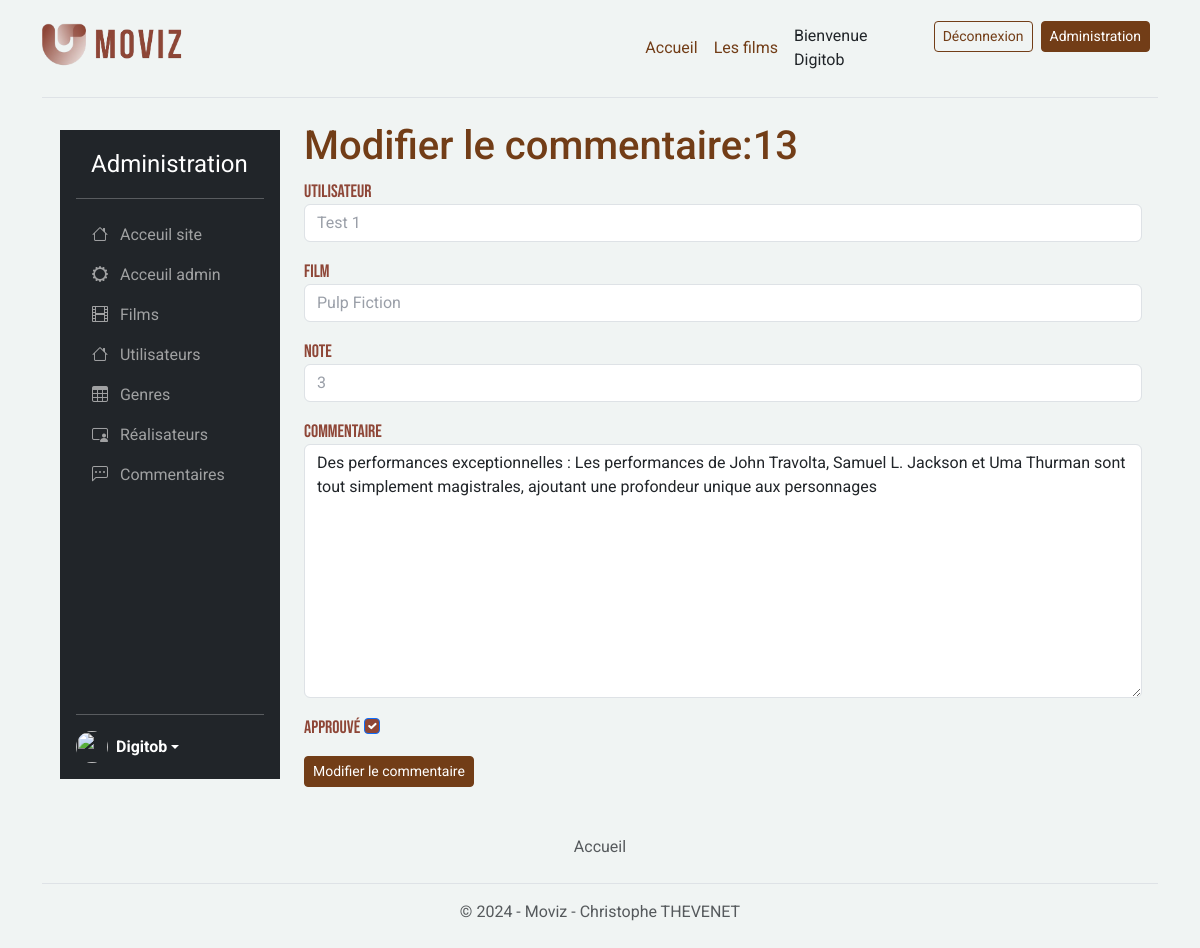
Screenshot of /index.php?controller=admin&action=review&id=28 (signed in) with the database file from the repository.
### tables this page shows
CREATE TABLE `user` (
  `id` int(11) NOT NULL,
  `email` varchar(180) NOT NULL,
  `password` varchar(255) NOT NULL,
  `nickname` varchar(255) NOT NULL,
  `roles` varchar(255) NOT NULL,
  `created_at` datetime DEFAULT NULL
);

CREATE TABLE `movie` (
  `id` int(11) NOT NULL,
  `name` varchar(255) NOT NULL,
  `release_year` datetime NOT NULL,
  `synopsys` longtext NOT NULL,
  `duration` time DEFAULT NULL,
  `image_name` varchar(255) DEFAULT NULL,
  `image_size` int(11) DEFAULT NULL,
  `updated_at` datetime DEFAULT NULL COMMENT '(DC2Type:datetime_immutable)'
);

CREATE TABLE `review` (
  `id` int(11) NOT NULL,
  `user_id` int(11) NOT NULL,
  `movie_id` int(11) NOT NULL,
  `rate` smallint(6) NOT NULL,
  `review` longtext DEFAULT NULL,
  `created_at` datetime DEFAULT NULL,
  `approuved` tinyint(1) NOT NULL
);

### index.php (called while the page is built, shortened)
<?php
$controller = new Controller();
$controller->route();

### App/Db/Mysql.php (called while the page is built, shortened)
<?php
class Mysql
{
    private $db_name;
    private $db_user;
    private $db_password;
    private $db_port;
    private $db_host;
    private $pdo = null;
    private static $_instance = null;
    private function __construct()
    {
        if (_DB_PORT_ !== null) {
            $this->db_port = _DB_PORT_;
        }
        if  (_DB_HOST_ !== null) {
            $this->db_host = _DB_HOST_;
        }
    }
    public static function getInstance():self
    {
        if (is_null(self::$_instance)) {
            self::$_instance = new Mysql();
        }
        return self::$_instance;
    }
    public function getPDO():\PDO
    {
        if (is_null($this->pdo)) {
            $this->pdo = new \PDO('mysql:dbname=' . $this->db_name . ';charset=utf8;host=' . $this->db_host.':'.$this->db_port, $this->db_user, $this->db_password);
        }
        return $this->pdo;
    }
}

### App/Repository/Repository.php (called while the page is built, shortened)
<?php
class Repository
{
    public function __construct()
    {
        $mysql = Mysql::getInstance();
        $this->pdo = $mysql->getPDO();
    }
}

### App/Repository/ReviewRepository.php (called while the page is built, shortened)
<?php
class ReviewRepository extends Repository
{
    public function findOneById(int $id)
    {
        $query = $this->pdo->prepare("SELECT * FROM review WHERE id = :id");
        $query->bindParam(':id', $id, $this->pdo::PARAM_INT);
        $query->execute();
        $review = $query->fetch($this->pdo::FETCH_ASSOC);
        if ($review) {
            return Review::createAndHydrate($review);
        } else {
            return false;
        }
    }
}

### App/Entity/Entity.php (called while the page is built, shortened)
<?php
class Entity
{
    public static function createAndHydrate(array $data): static
    {
        $entity = new static();
        $entity->hydrate($data);
        return $entity;
    }
    public function hydrate(array $data)
    {
        if (count($data) > 0) {
            foreach ($data as $key => $value) {
                $methodName = 'set' . StringTools::toPascalCase($key);
            }
        }
    }
}

### App/Tools/StringTools.php (called while the page is built, shortened)
<?php
class StringTools
{
    public static function toCamelCase(string $value, $pascalCase = false): string
    {
        $value = ucwords(str_replace(array('-', '_'), ' ', $value));
        $value = str_replace(' ', '', $value);
        if ($pascalCase === false) {
            return lcfirst($value);
        } else {
            return $value;
        }
    }
    public static function toPascalCase(string $value): string
    {
        return self::toCamelCase($value, true);
    }
}

### App/Entity/Review.php (called while the page is built, shortened)
<?php
class Review extends Entity
{
    protected ?int $id = null;
    protected ?int $userId = null;
    protected ?int $movieId = null;
    protected ?int $rate = null;
    protected ?string $review = '';
    protected ?int $approuved = 0;
    public function getId(): ?int
    {
        return $this->id;
    }
    public function setId(?int $id): self
    {
        $this->id = $id;
        return $this;
    }
    public function getUserId(): ?int
    {
        return $this->userId;
    }
    public function setUserId(?int $userId): self
    {
        $this->userId = $userId;
        return $this;
    }
    public function getMovieId(): ?int
    {
        return $this->movieId;
    }
    public function setMovieId(?int $movieId): self
    {
        $this->movieId = $movieId;
        return $this;
    }
    public function getRate(): ?int
    {
        return $this->rate;
    }
    public function setRate(?int $rate): self
    {
        $this->rate = $rate;
        return $this;
    }
    public function getReview(): ?string
    {
        return $this->review;
    }
    public function setReview(?string $review): self
    {
        $this->review = $review;
        return $this;
    }
    public function setCreatedAt(?string $createdAt): self
    {
        return $this;
    }
    public function getApprouved(): ?int
    {
        return $this->approuved;
    }
    public function setApprouved(?int $approuved): self
    {
        $this->approuved = $approuved;
        return $this;
    }
}

### App/Repository/UserRepository.php (called while the page is built, shortened)
<?php
class UserRepository extends Repository
{
    public function findOneById(int $id)
    {
        $query = $this->pdo->prepare("SELECT * FROM user WHERE id = :id");
        $query->bindParam(':id', $id, $this->pdo::PARAM_INT);
        $query->execute();
        $user = $query->fetch($this->pdo::FETCH_ASSOC);
        if ($user) {
            return User::createAndHydrate($user);
        } else {
            return false;
        }
    }
}

### App/Entity/User.php (called while the page is built, shortened)
<?php
class User extends Entity
{
    public function setId(?int $id): self
    {
        return $this;
    }
    public function setEmail(?string $email): self
    {
        return $this;
    }
    public function setPassword(?string $password): self
    {
        return $this;
    }
    public function setNickname($nickname): self
    {
        return $this;
    }
}

### App/Repository/MovieRepository.php (called while the page is built, shortened)
<?php
class MovieRepository extends Repository
{
    public function findOneById(int $id)
    {
        $query = $this->pdo->prepare("SELECT * FROM movie WHERE id = :id");
        $query->bindParam(':id', $id, $this->pdo::PARAM_STR);
        $query->execute();
        $movie = $query->fetch($this->pdo::FETCH_ASSOC);
        if ($movie) {
            return Movie::createAndHydrate($movie);
        } else {
            return false;
        }
    }
}

### App/Entity/Movie.php (called while the page is built, shortened)
<?php
class Movie extends Entity
{
    public function setId(?int $id): self
    {
        return $this;
    }
    public function setName(?string $name): self
    {
        return $this;
    }
    public function setSynopsys(?string $synopsys): self
    {
        return $this;
    }
    public function setReleaseYear(string $releaseYear): self
    {
        return $this;
    }
}

### templates/admin/review-add-update.php (the view, shortened to what this page needs)
<?php
require_once dirname(__DIR__) . "/header.php";
$userRepository = new UserRepository();
$movieRepository = new MovieRepository();
$userId = (int)$review['user_id'];
$movieId = (int)$review['movie_id'];
$user = $userRepository->findOneById($userId);
$movie = $movieRepository->findOneById($movieId);
?>
<section class="w-100 mx-3">
    <h1><?= $pageTitle; ?></h1>
    <form method="POST" class="movie-form">
        <div class="mb-3">
            <label for="user_id" class="form-label">Utilisateur</label>
            <p class="form-control readonly"><?= $user->getNickname() ?></p>
        </div>
        <div class=" mb-3">
            <label for="movie_id" class="form-label">Film</label>
            <p class="form-control readonly"><?= $movie->getName() ?></p>
        </div>
        <div class="mb-3">
            <label for="rate" class="form-label">Note</label>
            <p class="form-control readonly"><?= $review['rate'] ?></p>
        </div>
        <div class="mb-3">
            <label for="review" class="form-label">Commentaire</label>
            <textarea class="form-control  <?= (isset($errors['review']) ? 'is-invalid' : '') ?>" id="review" name="review" value="<?= $review['review'] ?>" rows="10" name="review" id="review"><?= $review['review'] ?></textarea>
        </div>
        <div class="mb-3">
            <label for="approuved" class="form-label">Approuvé</label>
            <input class="form-check-input" role="switch" type="checkbox" name="approuved" value="1" <?= $review['approuved'] !== 0 ? 'checked' : '' ?>>
        </div>
        <input type="submit" name="saveReview" class="btn btn-primary btn-sm" <?php if (isset($_GET['id'])) { ?> value="Modifier le commentaire" <?php } else { ?> value="Ajouter le commentaire" <?php } ?>>
    </form>
</section>
<?php
require_once dirname(__DIR__) . "/footer.php";
?>

### assets/css/custom.css (style rules this page uses)
* { margin: 0; padding: 0; font-family: 'Roboto', sans-serif; }
body { min-height: 100vh; background-color: rgba(230, 237, 235, 0.564); display: flex; justify-content: flex-start; flex-direction: column; align-items: center; }
label { color: #8e4637; font-family: 'Bebas Neue'; margin-bottom: -1rem !important; font-size: 18px; }
.form-check-input:checked { background-color: #8e4637 !important; }
section { height: auto; }
form { min-width: 30rem; }
.readonly { color: #9a9fa8; }

### rows the page displays
user: nickname "Test 1"
movie: name "Pulp Fiction"
review: rate "3", review "Des performances exceptionnelles : Les performances de John Travolta, Samuel L. Jackson et Uma Thurman sont tout simplement magistrales, ajoutant une profondeur unique aux personnages", approuved "☑"

### other values shown
$userNickname "Digitob"
$pageTitle "Modifier le commentaire:13"
